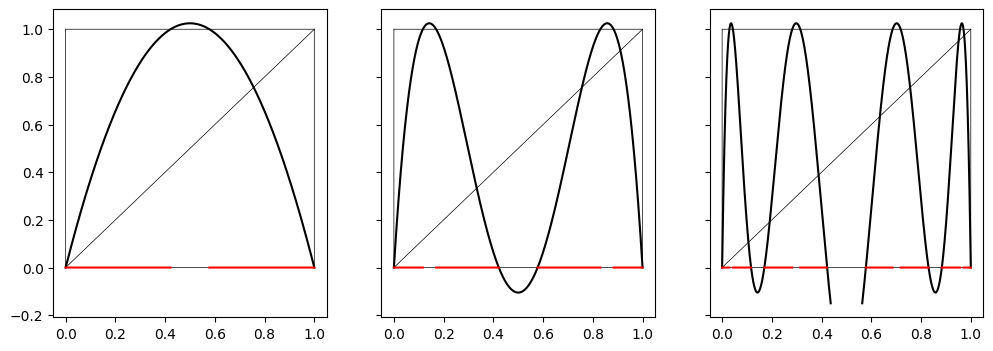

This chart was generated by the following Python code:
import numpy as np
from matplotlib import pyplot as plt

def h(x, mu, n=1):
    y = x
    for k in range(n):
        y = mu*y*(1 - y)
    return y

def draw_square(axes, xmin=0, xmax=1, ymin=0, ymax=1):    
    x = np.linspace(start=xmin, stop=xmax, num=10000)
    axes.plot(x, np.zeros(10000)+ymin, color='black', linewidth=0.5)
    axes.plot(x, np.zeros(10000)+ymax, color='black', linewidth=0.5)
    y = np.linspace(start=ymin, stop=ymax, num=10000)
    axes.plot(np.zeros(10000)+xmin, y, color='black', linewidth=0.5)
    axes.plot(np.zeros(10000)+xmax, y, color='black', linewidth=0.5)

figure, axes = plt.subplots(nrows=1, ncols=3, figsize=(12,4), sharey=True)

for k in range(3):
    x = np.linspace(start=0, stop=1, num=10000)
    y = h(x, mu=4.1, n=k+1)
    
    axes[k].plot(x, x, color='black', linewidth=0.5)
    
    x[y < -0.15] = np.nan
    x[y > 1.1] = np.nan
    y[y < -0.15] = np.nan
    y[y > 1.1] = np.nan
    axes[k].plot(x, y, color='black')
    
    draw_square(axes[k])
    x[y < 0] = np.nan
    x[y > 1] = np.nan
    axes[k].plot(x, np.zeros(shape=x.shape), color='red', linewidth=1.5)
    


figure.savefig(fname='h_4,1.png', bbox_inches='tight')
